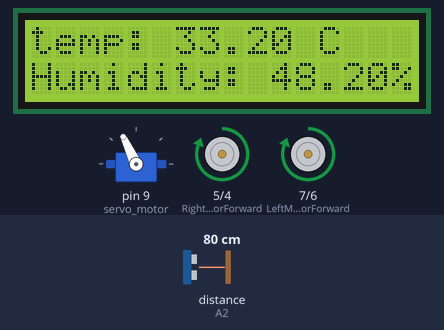
This sketch was run on a simulated Arduino Uno, built with avr-gcc and run on an emulated ATmega328P. Parts: servo, 16×2 character LCD, motor-driver pin pairs drawn as motors (green arrow = first pin HIGH = forward, orange = second pin HIGH = backward, longer = more drive). The inputs (shaded band) are chosen by the test bench; at power-on: distance to the obstacle (sensor on A2) 80 cm. The echo pulse lasts 58.3 µs per cm.

Above: at 3.9 s.
4.0 s: distance to the obstacle (sensor on A2) set to 52 cm
5.5 s: distance to the obstacle (sensor on A2) set to 44 cm
At 6.0 s:
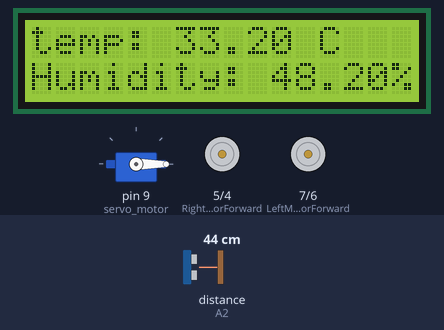
8.5 s: distance to the obstacle (sensor on A2) set to 60 cm
At 10.6 s:
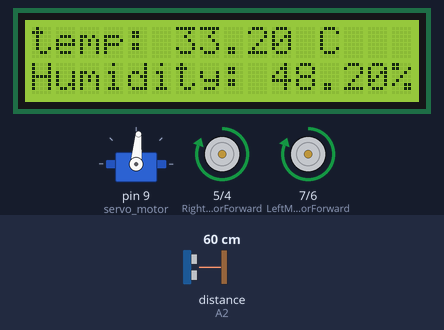
10.9 s: distance to the obstacle (sensor on A2) set to 2 cm
At 12.0 s:
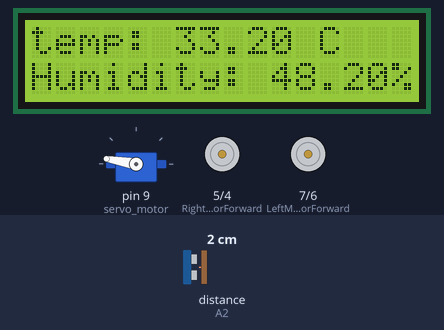
13.9 s: distance to the obstacle (sensor on A2) set to 120 cm
At 14.6 s:
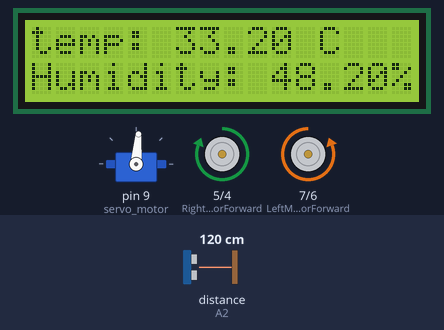
Timing chart, 0 to 16.9 s (numbered marks = the images above; inputs shaded):
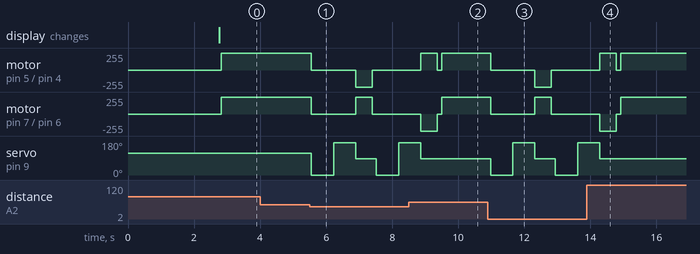

Measured:
- the behaviour switches between 50 and 49 cm on distance to the obstacle (sensor on A2) (found by bisection; images 0 and 1)
- after the input at 4.0 s, every drawn part: stays the same
- after the input at 5.5 s, motor on pin 5 (RightMotorForward) / pin 4 (RightMotorBackward): forward 255/255 → stopped after 0.05 s, → backward 255/255 1.3 s later, → stopped 0.50 s later; motor on pin 7 (LeftMotorForward) / pin 6 (LeftMotorBackward): forward 255/255 → stopped after 0.05 s, → forward 255/255 1.3 s later, → stopped 0.50 s later
- after the input at 8.5 s, servo on pin 9 (servo_motor): goes on until 8.9 s, then stays 85°
- after the input at 10.9 s, motor on pin 5 (RightMotorForward) / pin 4 (RightMotorBackward): forward 255/255 → stopped after 0.08 s, → backward 255/255 1.3 s later, → stopped 0.50 s later; motor on pin 7 (LeftMotorForward) / pin 6 (LeftMotorBackward): forward 255/255 → stopped after 0.08 s, → forward 255/255 1.3 s later, → stopped 0.50 s later
- after the input at 13.9 s, servo on pin 9 (servo_motor): goes on until 14.3 s, then stays 85°

The sketch:

finalcode.ino
```cpp
#include <Servo.h>
#include <NewPing.h>
#include <LiquidCrystal.h>
#include <DHT.h>
#define DHTTYPE DHT11
#define DHTPIN 12
LiquidCrystal lcd(1, 2, 8, 9, 10, 11);
DHT dht(DHTPIN, DHTTYPE);
const int LeftMotorForward = 7;
const int LeftMotorBackward = 6;
const int RightMotorForward = 5;
const int RightMotorBackward = 4;
#define trig_pin A1
#define echo_pin A2
#define maximum_distance 2000
boolean goesForward = false;
int distance = 1000;
NewPing sonar(trig_pin, echo_pin, maximum_distance);
Servo servo_motor;
void setup(){
pinMode(RightMotorForward, OUTPUT);
pinMode(LeftMotorForward, OUTPUT);
pinMode(LeftMotorBackward, OUTPUT);
pinMode(RightMotorBackward, OUTPUT);
servo_motor.attach(9);
servo_motor.write(115);
delay(2000);
distance = readPing();
delay(100);
distance = readPing();
delay(100);
distance = readPing();
delay(100);
distance = readPing();
delay(100);
dht.begin();
lcd.begin(16, 2);
lcd.print("temp: 33.20 C");
lcd.setCursor(0, 1);
lcd.print("Humidity: 48.20%");
}
void loop(){
int distanceRight = 0;
int distanceLeft = 0;
delay(50);
if (distance <= 50){
moveStop();
delay(0);
moveBackward();
delay(0);
moveStop();
delay(0);
distanceRight = lookRight();
delay(0);
distanceLeft = lookLeft();
delay(0);
if (distance >= distanceLeft){
  turnRight();
  moveStop();
}
else{
  turnLeft();
  moveStop();
}
}
else{
moveForward();
}
distance = readPing();
}
int lookRight(){
servo_motor.write(0);
delay(500);
int distance = readPing();
delay(100);
servo_motor.write(85);
return distance;
}
int lookLeft(){
servo_motor.write(170);
delay(500);
int distance = readPing();
delay(100);
servo_motor.write(85);
return distance;
delay(100);
}
int readPing(){
delay(70);
int cm = sonar.ping_cm();
if (cm==0){
cm=10;
}
return cm;
delay(1000);
	float H = dht.readHumidity();
	float T = dht.readTemperature();
	  if (isnan(H) || isnan(T)) {
		lcd.print("Failed to read from DHT sensor!");
		return;
	}
	lcd.clear();
	lcd.setCursor(0, 0);
	lcd.print("Humidity:");
	lcd.print(H);
	lcd.print("%");
	lcd.setCursor(0, 1);
	lcd.print("Temp.:");
	lcd.print(T);
	lcd.print((char)223);
	lcd.print("C");
}
void moveStop(){
digitalWrite(RightMotorForward, LOW);
digitalWrite(LeftMotorForward, LOW);
digitalWrite(RightMotorBackward, LOW);
digitalWrite(LeftMotorBackward, LOW);
}
void moveForward(){
if(!goesForward){
goesForward=true;
digitalWrite(LeftMotorForward, HIGH);
digitalWrite(RightMotorForward, HIGH);
digitalWrite(LeftMotorBackward, LOW);
digitalWrite(RightMotorBackward, LOW);
}
}
void moveBackward(){
goesForward=false;
digitalWrite(LeftMotorBackward, HIGH);
digitalWrite(RightMotorBackward, HIGH);
digitalWrite(LeftMotorForward, LOW);
digitalWrite(RightMotorForward, LOW);
}
void turnRight(){
digitalWrite(LeftMotorForward, HIGH);
digitalWrite(RightMotorBackward, HIGH);
digitalWrite(LeftMotorBackward, LOW);
digitalWrite(RightMotorForward, LOW);
delay(500);
digitalWrite(LeftMotorForward, HIGH);
digitalWrite(RightMotorForward, HIGH);
digitalWrite(LeftMotorBackward, LOW);
digitalWrite(RightMotorBackward, LOW);
}
void turnLeft(){
digitalWrite(LeftMotorBackward, HIGH);
digitalWrite(RightMotorForward, HIGH);
digitalWrite(LeftMotorForward, LOW);
digitalWrite(RightMotorBackward, LOW);
delay(500);
digitalWrite(LeftMotorForward, HIGH);
digitalWrite(RightMotorForward, HIGH);
digitalWrite(LeftMotorBackward, LOW);
digitalWrite(RightMotorBackward, LOW);
}
```
